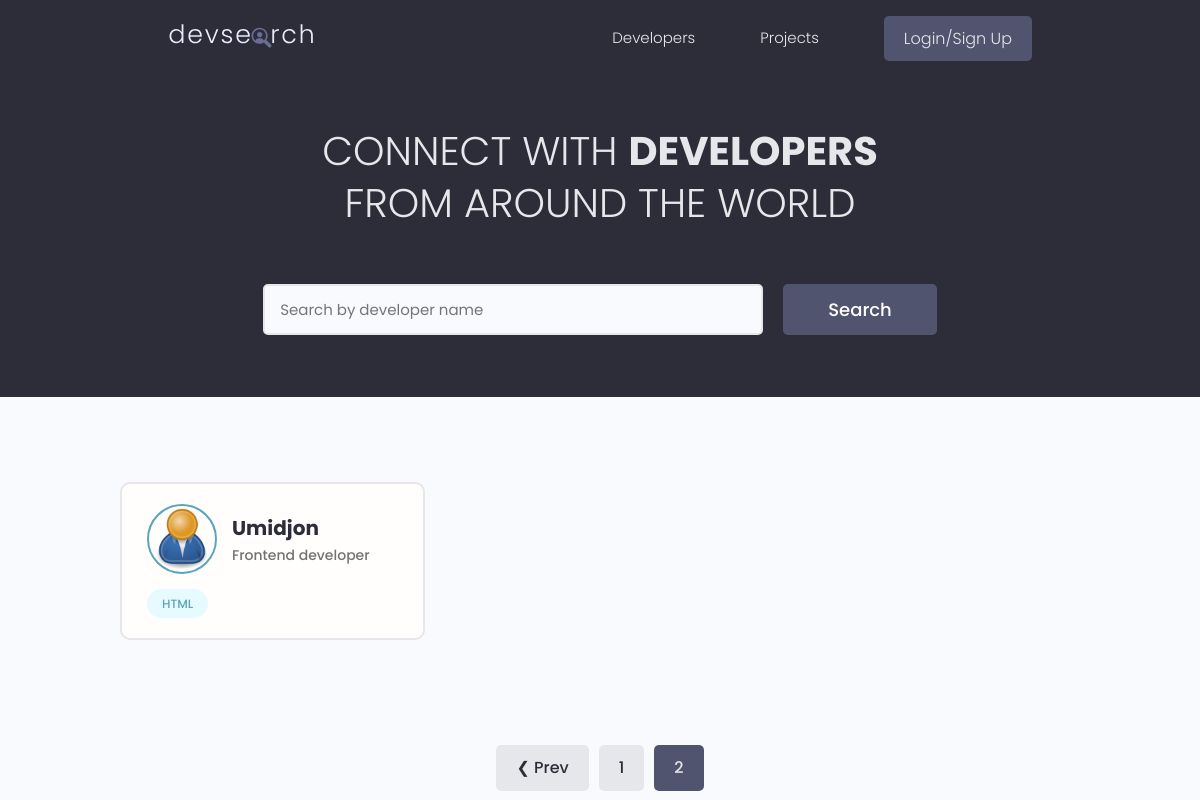
Before: /?page=2 with the older database file.
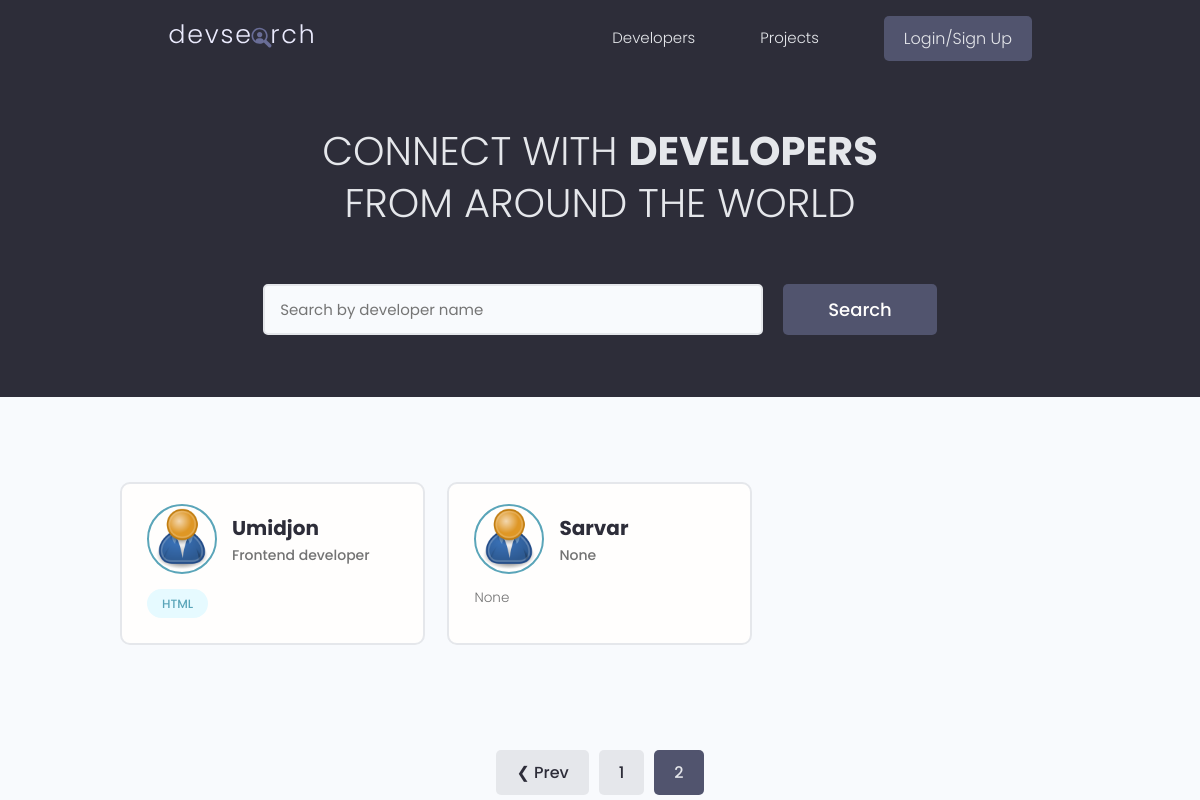
After: the same page with the newer database file.
### users/models.py (models this page shows, shortened)
class Profile(models.Model):
    user = models.OneToOneField(User, on_delete=models.CASCADE, null=True, blank=True)
    name = models.CharField(max_length=200, blank=True, null=True)
    email = models.EmailField(max_length=500, blank=True, null=True)
    username = models.CharField(max_length=200, blank=True, null=True)
    location = models.CharField(max_length=200, blank=True, null=True)
    short_intro = models.CharField(max_length=200, blank=True, null=True)
    bio = models.TextField(blank=True, null=True)
    profile_image = models.ImageField(null=True, blank=True, upload_to='profiles/',
                                      default='profiles/user-default.png')
    social_github = models.CharField(max_length=200, blank=True, null=True)
    social_twitter = models.CharField(max_length=200, blank=True, null=True)
    social_youtube = models.CharField(max_length=200, blank=True, null=True)
    social_linkedin = models.CharField(max_length=200, blank=True, null=True)
    social_website = models.CharField(max_length=200, blank=True, null=True)
    created = models.DateTimeField(auto_now_add=True)
    id = models.UUIDField(default=uuid.uuid4, unique=True, editable=False, primary_key=True)
    class Meta:
        ordering = ["created"]

class Skill(models.Model):
    owner = models.ForeignKey(Profile, on_delete=models.CASCADE, null=True, blank=True)
    name = models.CharField(max_length=200, blank=True, null=True)
    description = models.TextField(null=True, blank=True)
    created = models.DateTimeField(auto_now_add=True)
    id = models.UUIDField(default=uuid.uuid4, unique=True, editable=False, primary_key=True)

### users/views.py (the view)
# urls.py: path('', views.profiles, name='profiles'),
def profiles(request):
    profiles, search_query = searchProfiles(request)
    custom_range, profiles = paginationProfiles(request, profiles, 3)
    context = {'profiles': profiles, "search_query": search_query, "custom_range": custom_range}
    return render(request, 'users/profiles.html', context)

### users/utils.py (called while the page is built)
def paginationProfiles(request, profiles, results):
    page = request.GET.get('page')
    paginator = Paginator(profiles, results)
    try:
        profiles = paginator.page(page)
    except PageNotAnInteger:
        page = 1
        profiles = paginator.page(page)
    except EmptyPage:
        page = paginator.num_pages
        profiles = paginator.page(page)
    leftIndex = (int(page) - 4)
    if leftIndex < 1:
        leftIndex = 1
    rightIndex = (int(page) + 5)
    if rightIndex > paginator.num_pages:
        rightIndex = paginator.num_pages + 1
    custom_range = range(leftIndex, rightIndex)
    return custom_range, profiles

def searchProfiles(request):
    search_query = ''
    if request.GET.get('search_query'):
        search_query = request.GET.get('search_query')
    skills = Skill.objects.filter(name__icontains=search_query)
    profiles = Profile.objects.distinct().filter(Q(name__icontains=search_query) |
                                                 Q(short_intro__icontains=search_query) |
                                                 Q(skill__in=skills))
    return profiles, search_query

### users/templates/users/profiles.html (shortened to what this page needs)
{% extends 'main.html' %}
{% block content %}
  <main class="home">
    <section class="hero-section text-center">
      <div class="container container--narrow">
        <div class="hero-section__box">
          <h2>CONNECT WITH <span>DEVELOPERS</span></h2>
          <h2>FROM AROUND THE WORLD</h2>
        </div>
        <div class="hero-section__search">
          <form class="form" action="{% url 'profiles' %}" method="get">
            <div class="form__field">
              <input class="input input--text" id="formInput#search" type="text" name="search_query"
                     value="{{search_query}}" placeholder="Search by developer name" />
            </div>
            <input class="btn btn--sub btn--lg" type="submit" value="Search" />
          </form>
        </div>
      </div>
    </section>
    <section class="devlist">
      <div class="container">
        <div class="grid grid--three">
          {% for profile in profiles %}
          <div class="column card">
            <div class="dev">
              <a href="{% url 'user-profile' profile.id %}" class="card__body">
                <div class="dev__profile">
                  <img class="avatar avatar--md" src="{{profile.profile_image.url}}" alt="image" />
                  <div class="dev__meta">
                    <h3>{{profile.name}}</h3>
                    <h5>{{profile.short_intro | slice:"150"}}</h5>
                  </div>
                </div>
                <p class="dev__info">
                  {{profile.bio | slice:"150"}}
                </p>
                <div class="dev__skills">
                  {% for skill in profile.skill_set.all|slice:"5" %}
                  <span class="tag tag--pill tag--main">
                    <small>{{skill.name}}</small>
                  </span>
                  {% endfor %}
                </div>
              </a>
            </div>
          </div>
          {% endfor %}
          </div>
        </div>
    </section>
    {% include 'pagination.html' with queryset=profiles custom_range=custom_range %}
  </main>
{% endblock content %}

Changed rows visible on the page:
added Profile: profile_image (placeholder picture), name "Sarvar", short_intro "None", bio "None"
